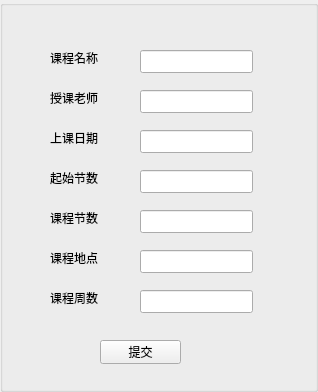
<?xml version="1.0" encoding="UTF-8"?>
<ui version="4.0">
 <class>CbListItemInput</class>
 <widget class="QGroupBox" name="CbListItemInput">
  <property name="geometry">
   <rect>
    <x>0</x>
    <y>0</y>
    <width>318</width>
    <height>392</height>
   </rect>
  </property>
  <property name="windowTitle">
   <string>GroupBox</string>
  </property>
  <widget class="QLabel" name="label">
   <property name="geometry">
    <rect>
     <x>50</x>
     <y>50</y>
     <width>53</width>
     <height>16</height>
    </rect>
   </property>
   <property name="text">
    <string>课程名称</string>
   </property>
  </widget>
  <widget class="QLabel" name="label_2">
   <property name="geometry">
    <rect>
     <x>50</x>
     <y>90</y>
     <width>53</width>
     <height>16</height>
    </rect>
   </property>
   <property name="text">
    <string>授课老师</string>
   </property>
  </widget>
  <widget class="QLabel" name="label_3">
   <property name="geometry">
    <rect>
     <x>50</x>
     <y>130</y>
     <width>53</width>
     <height>16</height>
    </rect>
   </property>
   <property name="text">
    <string>上课日期</string>
   </property>
  </widget>
  <widget class="QLabel" name="label_4">
   <property name="geometry">
    <rect>
     <x>50</x>
     <y>170</y>
     <width>53</width>
     <height>16</height>
    </rect>
   </property>
   <property name="text">
    <string>起始节数</string>
   </property>
  </widget>
  <widget class="QLabel" name="label_5">
   <property name="geometry">
    <rect>
     <x>50</x>
     <y>210</y>
     <width>53</width>
     <height>16</height>
    </rect>
   </property>
   <property name="text">
    <string>课程节数</string>
   </property>
  </widget>
  <widget class="QLabel" name="label_6">
   <property name="geometry">
    <rect>
     <x>50</x>
     <y>250</y>
     <width>53</width>
     <height>16</height>
    </rect>
   </property>
   <property name="text">
    <string>课程地点</string>
   </property>
  </widget>
  <widget class="QLabel" name="label_7">
   <property name="geometry">
    <rect>
     <x>50</x>
     <y>290</y>
     <width>53</width>
     <height>16</height>
    </rect>
   </property>
   <property name="text">
    <string>课程周数</string>
   </property>
  </widget>
  <widget class="QLineEdit" name="lineEdit">
   <property name="geometry">
    <rect>
     <x>140</x>
     <y>50</y>
     <width>113</width>
     <height>23</height>
    </rect>
   </property>
  </widget>
  <widget class="QLineEdit" name="lineEdit_2">
   <property name="geometry">
    <rect>
     <x>140</x>
     <y>90</y>
     <width>113</width>
     <height>23</height>
    </rect>
   </property>
  </widget>
  <widget class="QLineEdit" name="lineEdit_3">
   <property name="geometry">
    <rect>
     <x>140</x>
     <y>130</y>
     <width>113</width>
     <height>23</height>
    </rect>
   </property>
  </widget>
  <widget class="QLineEdit" name="lineEdit_4">
   <property name="geometry">
    <rect>
     <x>140</x>
     <y>170</y>
     <width>113</width>
     <height>23</height>
    </rect>
   </property>
  </widget>
  <widget class="QLineEdit" name="lineEdit_5">
   <property name="geometry">
    <rect>
     <x>140</x>
     <y>210</y>
     <width>113</width>
     <height>23</height>
    </rect>
   </property>
  </widget>
  <widget class="QLineEdit" name="lineEdit_6">
   <property name="geometry">
    <rect>
     <x>140</x>
     <y>250</y>
     <width>113</width>
     <height>23</height>
    </rect>
   </property>
  </widget>
  <widget class="QLineEdit" name="lineEdit_7">
   <property name="geometry">
    <rect>
     <x>140</x>
     <y>290</y>
     <width>113</width>
     <height>23</height>
    </rect>
   </property>
  </widget>
  <widget class="QPushButton" name="pushButton">
   <property name="geometry">
    <rect>
     <x>100</x>
     <y>340</y>
     <width>81</width>
     <height>24</height>
    </rect>
   </property>
   <property name="text">
    <string>提交</string>
   </property>
  </widget>
 </widget>
 <resources/>
 <connections/>
</ui>
